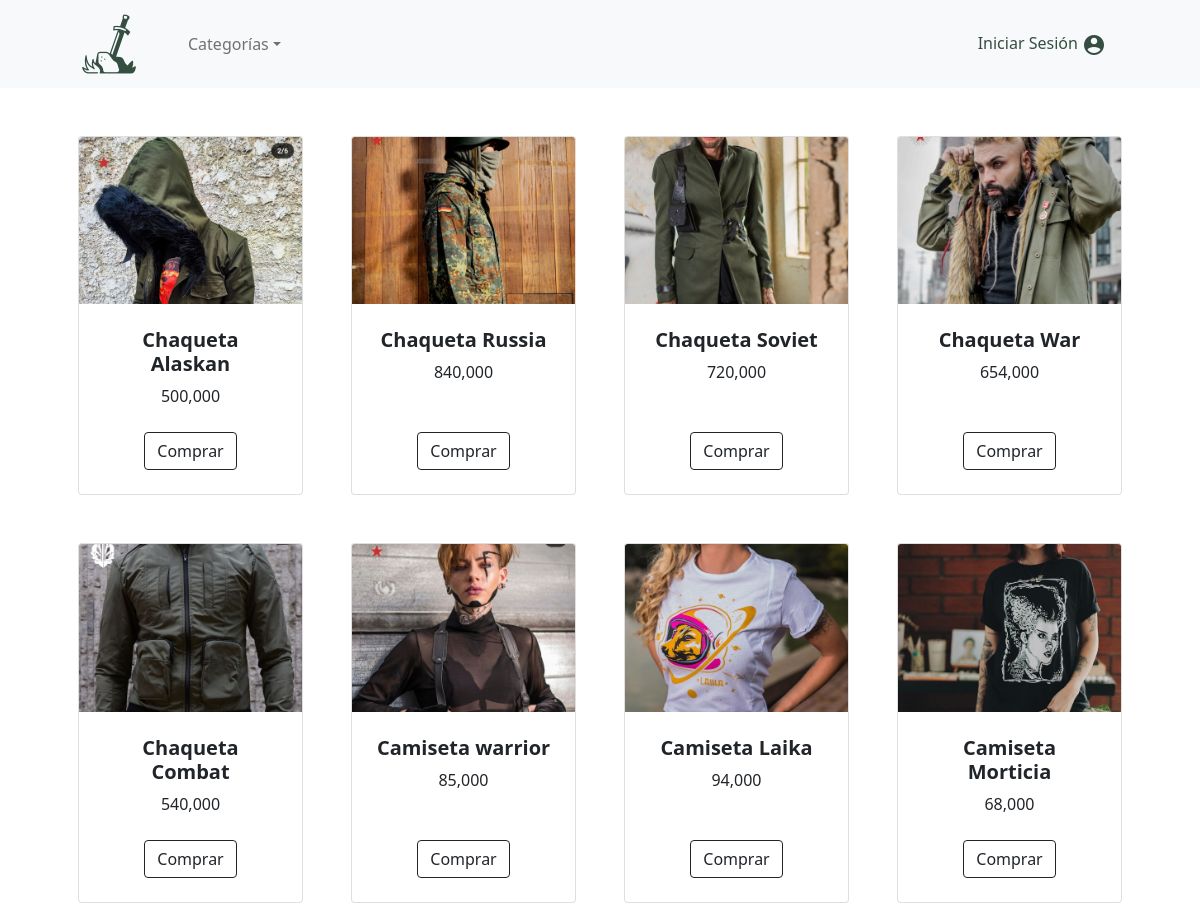
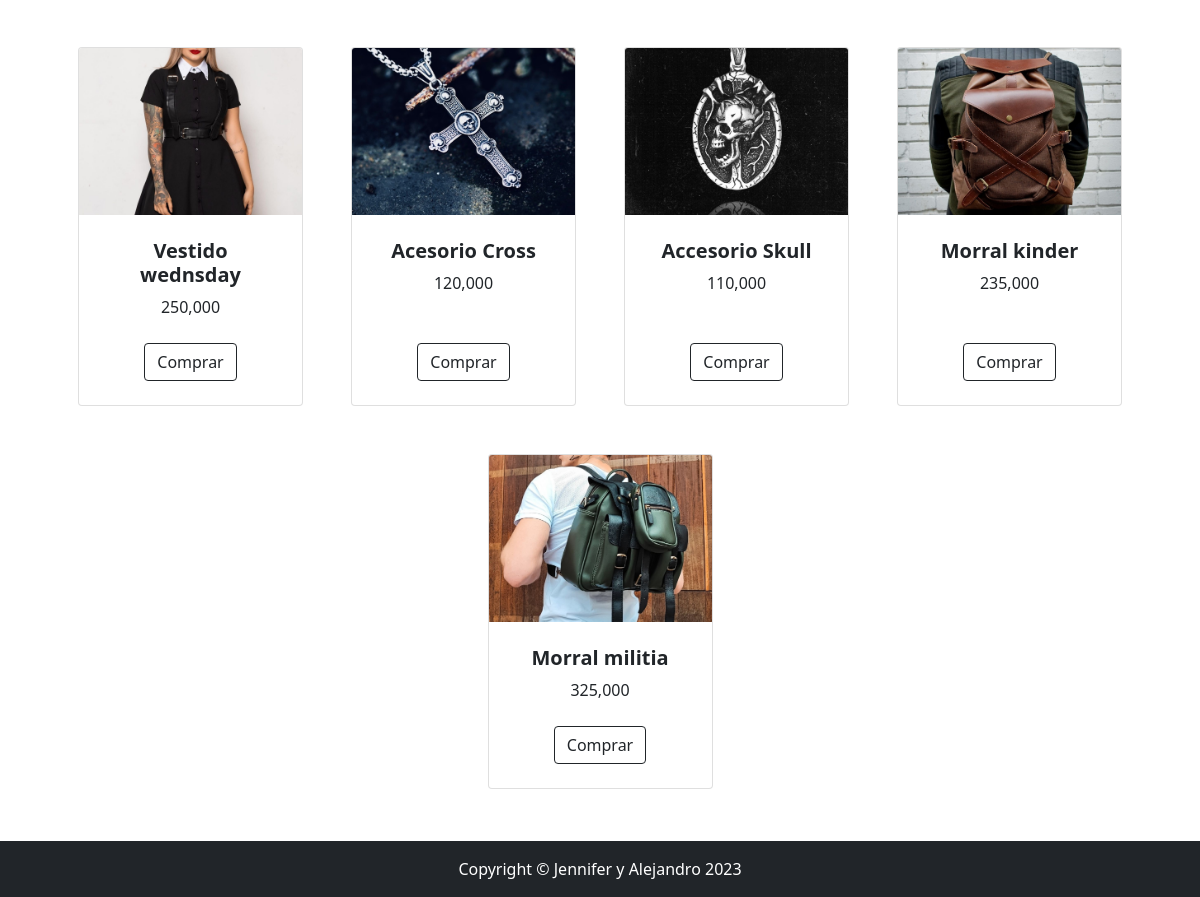
The app's page /view/productos.php with its own data (2 pictures, top to bottom).
### tables this page shows
CREATE TABLE `productos` (
  `id_producto` int(11) NOT NULL,
  `nombre_producto` varchar(255) NOT NULL,
  `descripcion_producto` varchar(255) NOT NULL,
  `clave_producto` varchar(255) NOT NULL,
  `id_categoria` int(11) NOT NULL,
  `imagen1_producto` varchar(255) NOT NULL,
  `imagen2_producto` varchar(255) NOT NULL,
  `precio_producto` float NOT NULL,
  `mostrar_main` int(255) NOT NULL
);

### model/producto.php (called while the page is built, shortened)
<?php
require_once 'db.php';
class producto {
    private $db;
    public function __construct(){
        $this->db=Database::connect();
    }
    public function searchAll(){
        $sql = "SELECT * FROM productos";
        $searchAll=$this->db->query($sql);
        return $searchAll;
    }
}

### model/db.php (called while the page is built)
<?php
class Database{
    public static function connect(){
        $conexion = new mysqli("localhost","root","","medieval");
        $conexion->query("SET NAMES 'utf8'");
        return $conexion;
    }
}
?>

### controller/productoController.php (called while the page is built, shortened)
<?php
require_once '../model/producto.php';
$producto = new producto();
if(isset($_POST["actualizar"])){
    $searchAll = $producto->searchAll();
}
?>

### view/productos.php (the view, shortened to what this page needs)
<?php
include "layout/header.php";
?>
<div class="container px-4 px-lg-5 mt-5">
    <div class="row gx-4 gx-lg-5 row-cols-2 row-cols-md-3 row-cols-xl-4 justify-content-center">
    <?php
        if(!isset($_GET['categoria'])){
            include '../controller/productoController.php';
            $DB_main = $_SESSION['DataBasePro'];
        }else{
            $_POST["search_categoria"]=TRUE;
            $_POST["categoria_producto"] = $_GET['categoria'];
            include('../controller/productoController.php');
            $DB_main = $_SESSION['DataBaseCatMain'];
        }
        foreach ($DB_main as $row) {
            $imageSmall = $row['imagen1_producto'];
            $nombre_producto = $row['nombre_producto'];
            $precio_producto = $row['precio_producto'];
            $decimal_format = number_format($precio_producto);
            $id_producto = $row['id_producto'];
            echo "<div class='col mb-5'>";
                echo "<div class='card h-100'>";
                    echo "<img class='card-img-top' src='../assets/img/DB_images/".$imageSmall."' alt='".$nombre_producto."' />";
                    echo "<div class='card-body p-4'>";
                        echo "<div class='text-center'>";
                            echo "<h5 class='fw-bolder'>".$nombre_producto."</h5>";
                            echo $decimal_format;
                        echo "</div>";
                    echo "</div>";
                    echo "<div class='card-footer p-4 pt-0 border-top-0 bg-transparent'>";
                        echo "<div class='text-center'><a class='btn btn-outline-dark mt-auto' href='product.php?producto=$id_producto'>Comprar</a></div>";
                    echo "</div>";
                echo "</div>";
            echo "</div>";
        }
    ?>
    </div>
</div>
        <div class="clear" style='height: 60px'></div>
<?php include "layout/footer.php"; ?>

### records on screen
productos: imagen1_producto (picture), nombre_producto "Chaqueta Alaskan", precio_producto "500,000"
productos: imagen1_producto (picture), nombre_producto "Chaqueta Russia", precio_producto "840,000"
productos: imagen1_producto (picture), nombre_producto "Chaqueta Soviet", precio_producto "720,000"
productos: imagen1_producto (picture), nombre_producto "Chaqueta War", precio_producto "654,000"
productos: imagen1_producto (picture), nombre_producto "Chaqueta Combat", precio_producto "540,000"
productos: imagen1_producto (picture), nombre_producto "Camiseta warrior", precio_producto "85,000"
productos: imagen1_producto (picture), nombre_producto "Camiseta Laika", precio_producto "94,000"
productos: imagen1_producto (picture), nombre_producto "Camiseta Morticia", precio_producto "68,000"
productos: imagen1_producto (picture), nombre_producto "Vestido wednsday", precio_producto "250,000"
productos: imagen1_producto (picture), nombre_producto "Acesorio Cross", precio_producto "120,000"
productos: imagen1_producto (picture), nombre_producto "Accesorio Skull", precio_producto "110,000"
productos: imagen1_producto (picture), nombre_producto "Morral kinder", precio_producto "235,000"
productos: imagen1_producto (picture), nombre_producto "Morral militia", precio_producto "325,000"
